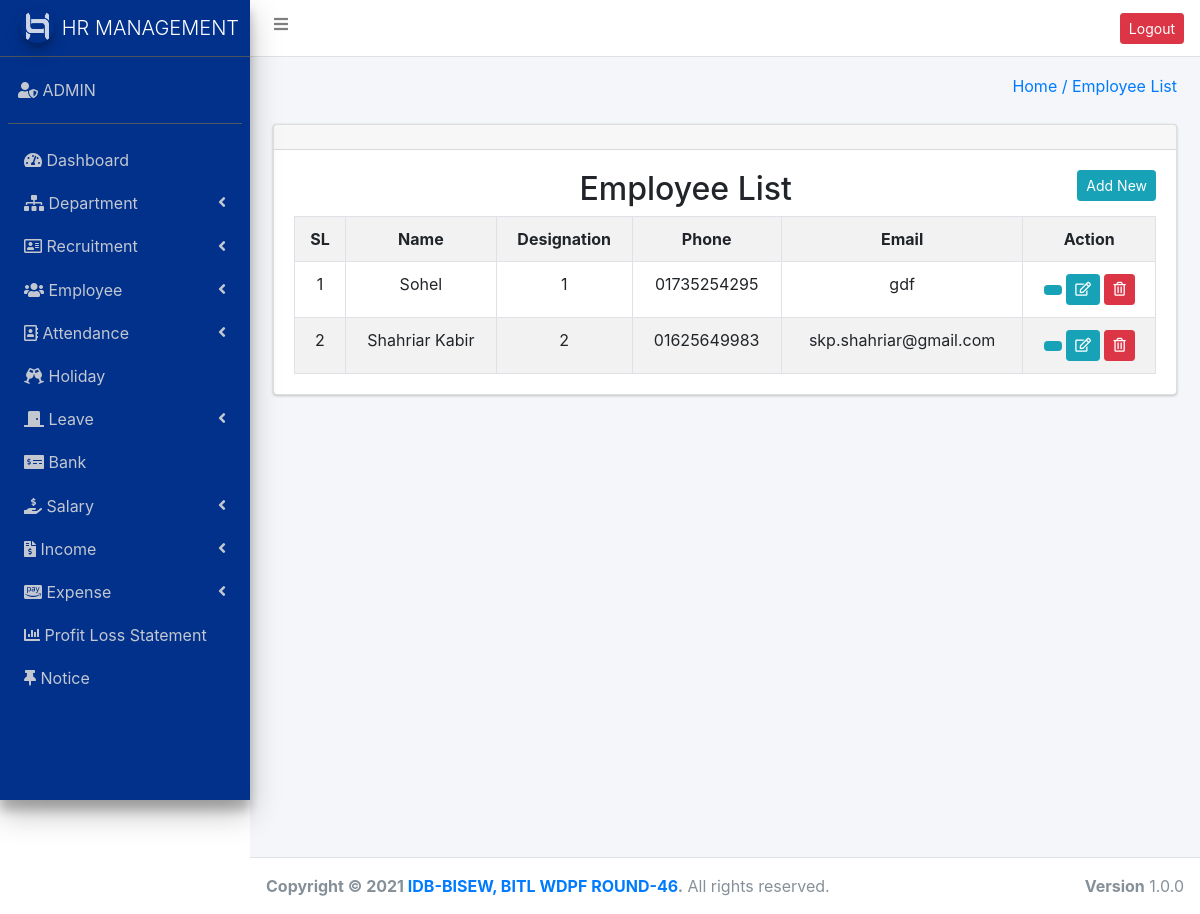
The page /view_emp.php (signed in) on the database its author committed.
### tables this page shows
CREATE TABLE `employee` (
  `empID` int(11) NOT NULL,
  `dptID` int(11) NOT NULL,
  `name` varchar(255) NOT NULL,
  `email` varchar(255) NOT NULL,
  `phone` varchar(20) NOT NULL,
  `dob` date NOT NULL,
  `gender` enum('male','female') NOT NULL,
  `address` text NOT NULL,
  `photo` varchar(255) NOT NULL,
  `hire_date` date NOT NULL,
  `designation` int(11) NOT NULL,
  `basic_salary` decimal(10,2) NOT NULL,
  `password` text NOT NULL
);

### view_emp.php (the view, shortened to what this page needs)
<link rel="stylesheet" href="https://pro.fontawesome.com/releases/v5.10.0/css/all.css"/>
<?php
require_once("header.php");
require_once("sidebar.php");
$qq=$conn->query("SELECT * FROM employee");
?>
<section class="content-header">
      <div class="container-fluid">
        <div class="row mb-2">
          <div class="col-sm-6">
          </div>
          <div class="col-sm-6">
            <ol class="breadcrumb float-sm-right">
              <li class="breadcrumb-item"><a href="add_emp.php">Home / Employee List</a></li>
            </ol>
          </div>
        </div>
      </div>
    </section>
<section class="content">
      <div class="container-fluid">
        <div class="row">
          <div class="col-md-12">
            <div class="card">
              <div class="card-header">
              </div>
              <div class="card-body">
        <a href="add_emp.php" class="btn btn-sm btn-info  float-right">Add New</a>
       <h2 class="text-center">Employee List</h2>
   <table class="table table-bordered table-striped table-hover">
      <tr>
        <th>SL</th>
        <th>Name</th>
        <th>Designation</th>
        <th>Phone</th>
        <th>Email</th>
        <th>Action</th>
        </tr>
   <?php $sl=0; while($q=$qq->fetch_assoc()){ ?>
      <tr>
        <td><?php echo ++$sl; ?></td>
        <td><?php echo $q['name']; ?></td>
       <td><?php echo $q['designation']; ?></td>
        <td><?php echo $q['phone']; ?></td>
        <td><?php echo $q['email']; ?></td>
        <td>
          <a href="emp_cv.php?id=<?php echo $q['empID'] ?>" class="btn btn-sm btn-info fas fa-info-square"></a>
          <a href="update_emp.php?id=<?php echo $q['empID'] ?>" class="btn btn-sm btn-info fas fa-edit"></a>
          <a href="delete_emp.php?id=<?php echo $q['empID'] ?>" class="btn btn-sm btn-danger fas fa-trash-alt" onclick="return confirm('Are you sure to delete?')"></a>
        </td>
      </tr>
    <?php } ?>
    </table>
              </div>
            </div>
          </div>
        </div>
      </div>
    </section>
<?php require("footer.php"); ?>

### view_emp.php (style rules this page uses)
table { text-align: center; }

### rows shown on the page
employee: name "Sohel", designation "1", phone "01735254295", email "gdf"
employee: name "Shahriar Kabir", designation "2", phone "01625649983", email "skp.shahriar@gmail.com"
